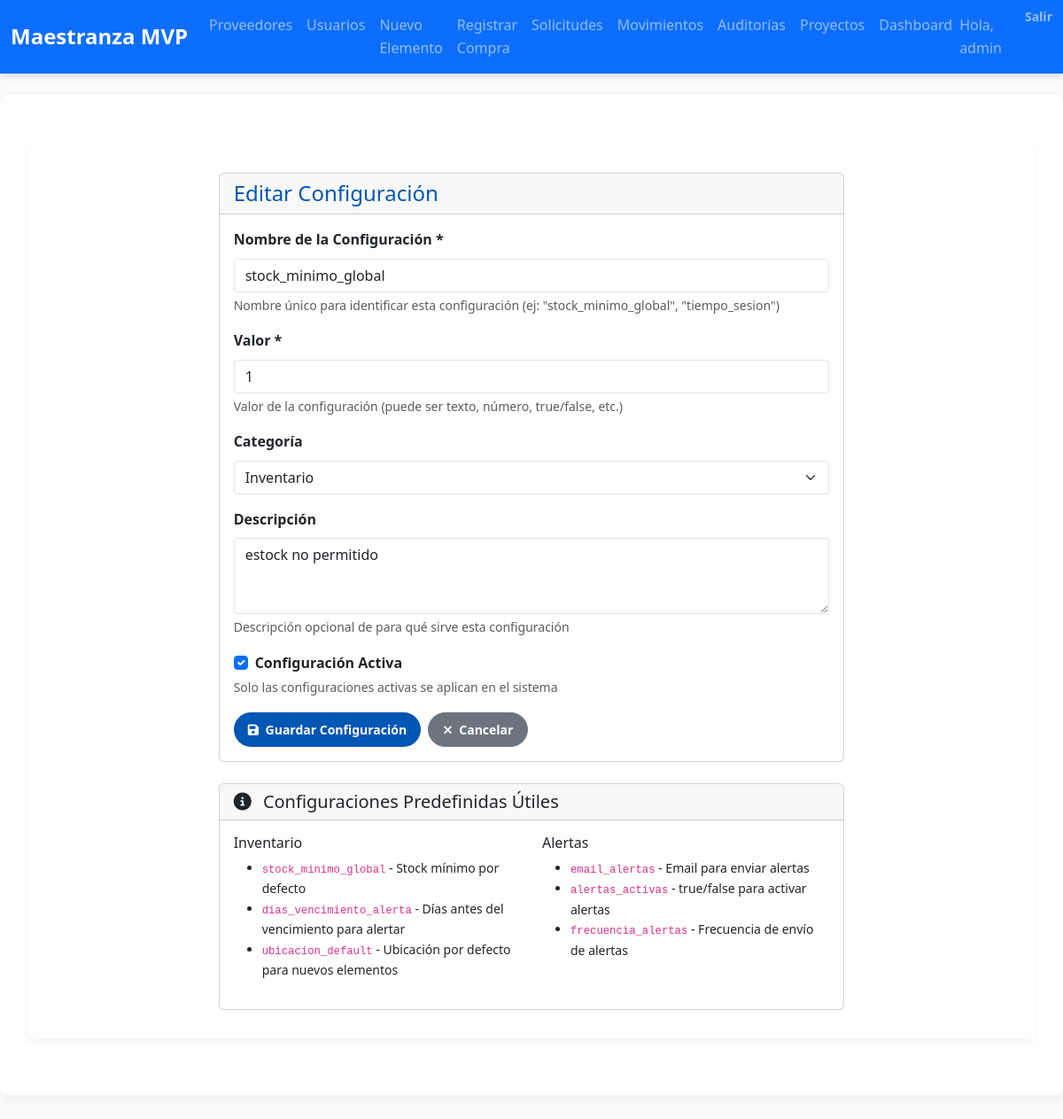
The page /configuracion/2/editar/ (signed in) on the database its author committed.
### inventario/models.py (models this page shows, shortened)
class ConfiguracionSistema(models.Model):
    nombre = models.CharField(max_length=100, unique=True, help_text="Nombre de la configuración")
    valor = models.TextField(help_text="Valor de la configuración")
    descripcion = models.TextField(blank=True, help_text="Descripción de la configuración")
    categoria = models.CharField(max_length=50, choices=[
        ('inventario', 'Inventario'),
        ('alertas', 'Alertas'),
        ('seguridad', 'Seguridad'),
        ('general', 'General'),
    ], default='general')
    activo = models.BooleanField(default=True, help_text="Indica si la configuración está activa")
    fecha_creacion = models.DateTimeField(auto_now_add=True)
    fecha_modificacion = models.DateTimeField(auto_now=True)
    modificado_por = models.ForeignKey(User, on_delete=models.SET_NULL, null=True, blank=True)
    class Meta:
        verbose_name = "Configuración del Sistema"
        verbose_name_plural = "Configuraciones del Sistema"
        ordering = ['categoria', 'nombre']

### inventario/decorators.py (the view)
        def wrapper(request, *args, **kwargs):
            user = request.user
            if user.is_authenticated and (
                user.is_superuser or
                user.groups.filter(name=role_name).exists()
            ):
                return view_func(request, *args, **kwargs)
            messages.error(request,
                "🚫 No tienes permiso para acceder a esta funcionalidad."
            )
            return redirect('inventario:index')

### inventario/forms.py (shortened to what this page needs)
class ConfiguracionSistemaForm(forms.ModelForm):
    class Meta:
        model = ConfiguracionSistema
        fields = ['nombre', 'valor', 'descripcion', 'categoria', 'activo']
        widgets = {
            'nombre': forms.TextInput(attrs={'class':'form-control'}),
            'valor': forms.TextInput(attrs={'class':'form-control'}),
            'descripcion': forms.Textarea(attrs={'class':'form-control', 'rows':3}),
            'categoria': forms.Select(attrs={'class':'form-select'}),
            'activo': forms.CheckboxInput(attrs={'class':'form-check-input'}),
        }

### inventario/context_processors.py (called while the page is built)
def role_flags(request):
    user = request.user
    return {
        'is_admin':    user.is_authenticated and user.is_superuser,
        'is_gestor':   user.is_authenticated and user.groups.filter(name='Gestor de Inventario').exists(),
        'is_comprador':user.is_authenticated and user.groups.filter(name='Comprador').exists(),
        'is_logistica':user.is_authenticated and user.groups.filter(name='Logística').exists(),
        'is_auditor':  user.is_authenticated and user.groups.filter(name='Auditor').exists(),
        'is_produccion':user.is_authenticated and user.groups.filter(name='Jefe de Producción').exists(),
        'is_gerente_proyecto':user.is_authenticated and user.groups.filter(name='Gerente de Proyectos').exists(),
        'is_usuario_final':user.is_authenticated and user.groups.filter(name='Usuario Final').exists(),
    }

### inventario/views.py (called while the page is built)
@login_required
@role_required('Administrador del Sistema')
def configuracion_update(request, pk):
    configuracion = get_object_or_404(ConfiguracionSistema, pk=pk)
    if request.method == 'POST':
        form = ConfiguracionSistemaForm(request.POST, instance=configuracion)
        if form.is_valid():
            configuracion = form.save(commit=False)
            configuracion.modificado_por = request.user
            configuracion.save()
            messages.success(request, f'Configuración "{configuracion.nombre}" actualizada correctamente.')
            return redirect('inventario:configuracion_list')
    else:
        form = ConfiguracionSistemaForm(instance=configuracion)
    return render(request, 'inventario/configuracion_form.html', {
        'form': form,
        'configuracion': configuracion,
        'titulo': 'Editar Configuración'
    })

### inventario/templates/inventario/configuracion_form.html (shortened to what this page needs)
{% extends 'inventario/base.html' %}
{% load widget_tweaks %}
{% block content %}
<div class="container mt-4">
  <div class="row justify-content-center">
    <div class="col-md-8">
      <div class="card">
        <div class="card-header">
          <h3 class="mb-0">{{ titulo }}</h3>
        </div>
        <div class="card-body">
          <form method="post">
            <div class="mb-3">
              <label for="{{ form.nombre.id_for_label }}" class="form-label">
                <strong>Nombre de la Configuración *</strong>
              </label>
              {{ form.nombre }}
              <div class="form-text">
                Nombre único para identificar esta configuración (ej: "stock_minimo_global", "tiempo_sesion")
              </div>
            </div>
            <div class="mb-3">
              <label for="{{ form.valor.id_for_label }}" class="form-label">
                <strong>Valor *</strong>
              </label>
              {{ form.valor }}
              <div class="form-text">
                Valor de la configuración (puede ser texto, número, true/false, etc.)
              </div>
            </div>
            <div class="mb-3">
              <label for="{{ form.categoria.id_for_label }}" class="form-label">
                <strong>Categoría</strong>
              </label>
              {{ form.categoria }}
            </div>
            <div class="mb-3">
              <label for="{{ form.descripcion.id_for_label }}" class="form-label">
                <strong>Descripción</strong>
              </label>
              {{ form.descripcion }}
              <div class="form-text">
                Descripción opcional de para qué sirve esta configuración
              </div>
            </div>
            <div class="mb-3">
              <div class="form-check">
                {{ form.activo }}
                <label class="form-check-label" for="{{ form.activo.id_for_label }}">
                  <strong>Configuración Activa</strong>
                </label>
              </div>
              <div class="form-text">
                Solo las configuraciones activas se aplican en el sistema
              </div>
            </div>
            <div class="d-flex gap-2">
              <button type="submit" class="btn btn-primary">
                <i class="fas fa-save me-1"></i>
                Guardar Configuración
              </button>
              <a href="{% url 'inventario:configuracion_list' %}" class="btn btn-secondary">
                <i class="fas fa-times me-1"></i>
                Cancelar
              </a>
            </div>
          </form>
        </div>
      </div>
      <div class="card mt-4">
        <div class="card-header">
          <h5 class="mb-0">
            <i class="fas fa-info-circle me-2"></i>
            Configuraciones Predefinidas Útiles
          </h5>
        </div>
        <div class="card-body">
          <div class="row">
            <div class="col-md-6">
              <h6>Inventario</h6>
              <ul class="small">
                <li><code>stock_minimo_global</code> - Stock mínimo por defecto</li>
                <li><code>dias_vencimiento_alerta</code> - Días antes del vencimiento para alertar</li>
                <li><code>ubicacion_default</code> - Ubicación por defecto para nuevos elementos</li>
              </ul>
            </div>
            <div class="col-md-6">
              <h6>Alertas</h6>
              <ul class="small">
                <li><code>email_alertas</code> - Email para enviar alertas</li>
                <li><code>alertas_activas</code> - true/false para activar alertas</li>
                <li><code>frecuencia_alertas</code> - Frecuencia de envío de alertas</li>
              </ul>
            </div>
          </div>
        </div>
      </div>
    </div>
  </div>
</div>
{% endblock %}

### inventario/templates/inventario/base.html (shortened to what this page needs)
{% load static %}
<!DOCTYPE html>
<html lang="es">
<head>
  <link
    href="https://cdn.jsdelivr.net/npm/bootstrap@5.3.2/dist/css/bootstrap.min.css"
    rel="stylesheet"
>
  <link
    href="https://cdnjs.cloudflare.com/ajax/libs/font-awesome/6.4.0/css/all.min.css"
    rel="stylesheet"
>
  <link rel="stylesheet" href="{% static 'inventario/css/styles.css' %}">
</head>
<body>
  <nav class="navbar navbar-expand-lg navbar-dark bg-primary">
    <div class="container-fluid">
      <a class="navbar-brand" href="{% url 'inventario:index' %}">Maestranza MVP</a>
      <div class="collapse navbar-collapse" id="navbarNav">
        <ul class="navbar-nav me-auto">
          {% if user.is_authenticated %}
            {% if is_admin %}
              <li class="nav-item"><a class="nav-link" href="{% url 'inventario:proveedor_list' %}">Proveedores</a></li>
              <li class="nav-item"><a class="nav-link" href="{% url 'inventario:usuario_list' %}">Usuarios</a></li>
              <li class="nav-item"><a class="nav-link" href="{% url 'inventario:elemento_create' %}">Nuevo Elemento</a></li>
              <li class="nav-item"><a class="nav-link" href="{% url 'inventario:recepcion_create' %}">Registrar Compra</a></li>
              <li class="nav-item"><a class="nav-link" href="{% url 'inventario:solicitud_list' %}">Solicitudes</a></li>
              <li class="nav-item"><a class="nav-link" href="{% url 'inventario:movimiento_list' %}">Movimientos</a></li>
              <li class="nav-item"><a class="nav-link" href="{% url 'inventario:auditoria_list' %}">Auditorías</a></li>
              <li class="nav-item"><a class="nav-link" href="{% url 'inventario:proyecto_list' %}">Proyectos</a></li>
              <li class="nav-item"><a class="nav-link" href="{% url 'inventario:dashboard_proyectos' %}">Dashboard</a></li>
            {% endif %}
          {% endif %}
        </ul>
        <ul class="navbar-nav">
          {% if user.is_authenticated %}
            <li class="nav-item navbar-text me-3">Hola, {{ user.username }}</li>
            <li class="nav-item">
              <form method="post" action="{% url 'logout' %}" class="d-inline">
                <button class="nav-link btn btn-link p-0">Salir</button>
              </form>
            </li>
          {% endif %}
        </ul>
      </div>
    </div>
  </nav>
  <div class="container mt-4">
    {% block content %}{% endblock %}
  </div>
</body>
</html>

### inventario/static/inventario/css/styles.css (style rules this page uses)
:root { --brand-primary: #0056b3; --brand-secondary: #6c757d; --brand-success: #28a745; --brand-warning: #ffc107; --brand-danger: #dc3545; --brand-info: #17a2b8; --light-bg: #f8f9fa; --dark-bg: #343a40; --text-base: #212529; --text-muted: #6c757d; --table-border: #dee2e6; --stripe-bg: rgba(0, 0, 0, 0.03); }
* { margin: 0; padding: 0; box-sizing: border-box; }
body { font-family: 'Segoe UI', Tahoma, Geneva, Verdana, sans-serif; background-color: var(--light-bg); color: var(--text-base); line-height: 1.6; }
.navbar { box-shadow: 0 2px 8px rgba(0, 0, 0, 0.15); }
.navbar-brand { font-weight: 700; font-size: 1.5rem; }
.nav-link { font-weight: 500; }
.container { max-width: 1200px; margin: 2rem auto; background: #fff; padding: 2rem; border-radius: 0.5rem; box-shadow: 0 4px 12px rgba(0, 0, 0, 0.05); }
h1, h2, h3 { color: var(--brand-primary); margin-bottom: 1rem; }
.btn { border-radius: 2rem; padding: 0.5rem 1rem; font-size: 0.875rem; font-weight: 600; transition: filter 0.2s ease; }
.btn-primary { background-color: var(--brand-primary); border: none; }
.form-control, .form-select { border-radius: 0.25rem; box-shadow: none; border: 1px solid var(--table-border); }
.card-header h3 { font-size: 1.5rem; }

### rows shown on the page
ConfiguracionSistema: nombre "stock_minimo_global", valor "1", categoria "Inventario", descripcion "estock no permitido", activo "☑"

### other values the page prints
{{ user.username }} "admin"
{{ titulo }} "Editar Configuración"
